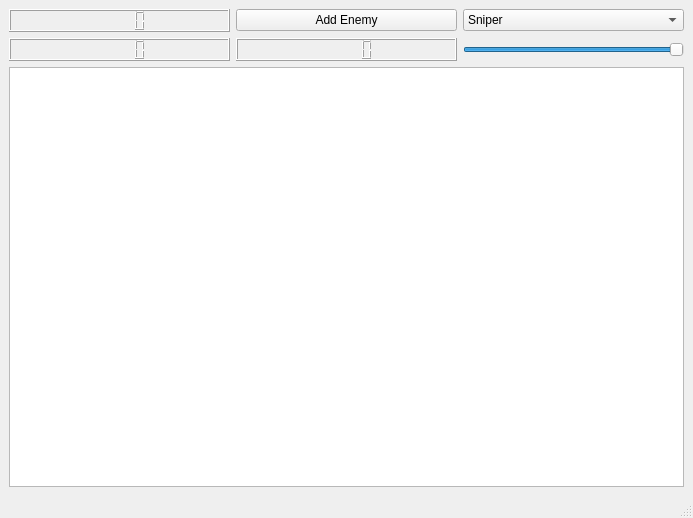
<?xml version="1.0" encoding="UTF-8"?>
<ui version="4.0">
 <class>MainWindow</class>
 <widget class="QMainWindow" name="MainWindow">
  <property name="geometry">
   <rect>
    <x>0</x>
    <y>0</y>
    <width>693</width>
    <height>518</height>
   </rect>
  </property>
  <property name="windowTitle">
   <string>Endless Shooter</string>
  </property>
  <widget class="QWidget" name="centralwidget">
   <property name="sizePolicy">
    <sizepolicy hsizetype="MinimumExpanding" vsizetype="MinimumExpanding">
     <horstretch>0</horstretch>
     <verstretch>0</verstretch>
    </sizepolicy>
   </property>
   <layout class="QGridLayout" name="gridLayout">
    <item row="0" column="0">
     <layout class="QVBoxLayout" name="mainLayout">
      <item>
       <layout class="QVBoxLayout" name="verticalLayout_2">
        <item>
         <layout class="QHBoxLayout" name="horizontalLayout_2">
          <item>
           <widget class="QLCDNumber" name="numEnemies"/>
          </item>
          <item>
           <widget class="QPushButton" name="updateWorldButton">
            <property name="text">
             <string>Add Enemy</string>
            </property>
           </widget>
          </item>
          <item>
           <widget class="QComboBox" name="gunSelector">
            <item>
             <property name="text">
              <string>Sniper</string>
             </property>
            </item>
            <item>
             <property name="text">
              <string>Shotgun</string>
             </property>
            </item>
            <item>
             <property name="text">
              <string>Burst</string>
             </property>
            </item>
            <item>
             <property name="text">
              <string>Minigun</string>
             </property>
            </item>
            <item>
             <property name="text">
              <string>RPG</string>
             </property>
            </item>
           </widget>
          </item>
         </layout>
        </item>
        <item>
         <layout class="QHBoxLayout" name="horizontalLayout_6">
          <item>
           <widget class="QLCDNumber" name="numEnemiesDefeated">
            <property name="sizePolicy">
             <sizepolicy hsizetype="MinimumExpanding" vsizetype="Minimum">
              <horstretch>0</horstretch>
              <verstretch>0</verstretch>
             </sizepolicy>
            </property>
           </widget>
          </item>
          <item>
           <widget class="QLCDNumber" name="playerHealth">
            <property name="sizePolicy">
             <sizepolicy hsizetype="MinimumExpanding" vsizetype="Minimum">
              <horstretch>0</horstretch>
              <verstretch>0</verstretch>
             </sizepolicy>
            </property>
           </widget>
          </item>
          <item>
           <widget class="QSlider" name="enemyIntelligence">
            <property name="sizePolicy">
             <sizepolicy hsizetype="MinimumExpanding" vsizetype="Fixed">
              <horstretch>0</horstretch>
              <verstretch>0</verstretch>
             </sizepolicy>
            </property>
            <property name="minimum">
             <number>1</number>
            </property>
            <property name="maximum">
             <number>100</number>
            </property>
            <property name="value">
             <number>100</number>
            </property>
            <property name="orientation">
             <enum>Qt::Horizontal</enum>
            </property>
           </widget>
          </item>
         </layout>
        </item>
       </layout>
      </item>
      <item>
       <widget class="QGraphicsView" name="graphicsView"/>
      </item>
     </layout>
    </item>
   </layout>
  </widget>
  <widget class="QMenuBar" name="menubar">
   <property name="geometry">
    <rect>
     <x>0</x>
     <y>0</y>
     <width>693</width>
     <height>17</height>
    </rect>
   </property>
  </widget>
  <widget class="QStatusBar" name="statusbar"/>
 </widget>
 <resources/>
 <connections/>
</ui>
